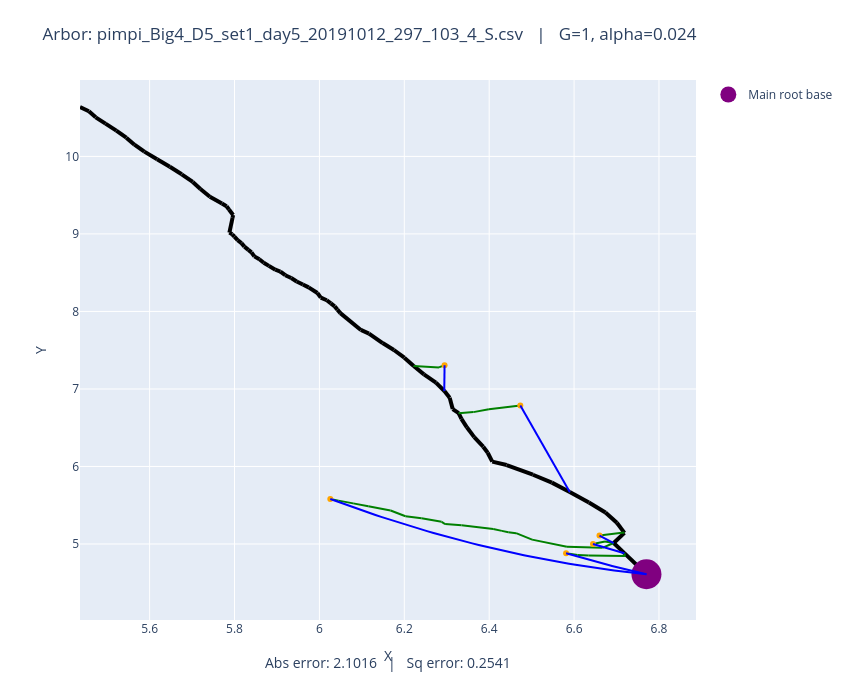

Here is the notebook cell this chart was saved with:
### Code cell
# Plot both observed and optimized
plot_arbors(fname, 1, 0.024)

### Figure 1 — Plotly figure (JSON) as saved in the notebook; plotly's stock layout.template omitted (floating-point values rounded to 4 significant figures)
{"data": [{"line": {"color": "black", "width": 4}, "mode": "lines", "showlegend": false, "type": "scatter", "x": [6.77, 6.718], "y": [4.61, 4.882]}, {"line": {"color": "black", "width": 4}, "mode": "lines", "showlegend": false, "type": "scatter", "x": [6.718, 6.693], "y": [4.882, 5.013]}, {"line": {"color": "black", "width": 4}, "mode": "lines", "showlegend": false, "type": "scatter", "x": [6.693, 6.719], "y": [5.013, 5.144]}, {"line": {"color": "black", "width": 4}, "mode": "lines", "showlegend": false, "type": "scatter", "x": [6.719, 6.701], "y": [5.144, 5.274]}, {"line": {"color": "black", "width": 4}, "mode": "lines", "showlegend": false, "type": "scatter", "x": [6.701, 6.674], "y": [5.274, 5.406]}, {"line": {"color": "black", "width": 4}, "mode": "lines", "showlegend": false, "type": "scatter", "x": [6.674, 6.635], "y": [5.406, 5.536]}, {"line": {"color": "black", "width": 4}, "mode": "lines", "showlegend": false, "type": "scatter", "x": [6.635, 6.59], "y": [5.536, 5.672]}, {"line": {"color": "black", "width": 4}, "mode": "lines", "showlegend": false, "type": "scatter", "x": [6.59, 6.548], "y": [5.672, 5.792]}, {"line": {"color": "black", "width": 4}, "mode": "lines", "showlegend": false, "type": "scatter", "x": [6.548, 6.503], "y": [5.792, 5.894]}, {"line": {"color": "black", "width": 4}, "mode": "lines", "showlegend": false, "type": "scatter", "x": [6.503, 6.441], "y": [5.894, 6.019]}, {"line": {"color": "black", "width": 4}, "mode": "lines", "showlegend": false, "type": "scatter", "x": [6.441, 6.407], "y": [6.019, 6.063]}, {"line": {"color": "black", "width": 4}, "mode": "lines", "showlegend": false, "type": "scatter", "x": [6.407, 6.396], "y": [6.063, 6.177]}, {"line": {"color": "black", "width": 4}, "mode": "lines", "showlegend": false, "type": "scatter", "x": [6.396, 6.386], "y": [6.177, 6.255]}, {"line": {"color": "black", "width": 4}, "mode": "lines", "showlegend": false, "type": "scatter", "x": [6.386, 6.365], "y": [6.255, 6.379]}, {"line": {"color": "black", "width": 4}, "mode": "lines", "showlegend": false, "type": "scatter", "x": [6.365, 6.347], "y": [6.379, 6.505]}, {"line": {"color": "black", "width": 4}, "mode": "lines", "showlegend": false, "type": "scatter", "x": [6.347, 6.335], "y": [6.505, 6.615]}, {"line": {"color": "black", "width": 4}, "mode": "lines", "showlegend": false, "type": "scatter", "x": [6.335, 6.328], "y": [6.615, 6.688]}, {"line": {"color": "black", "width": 4}, "mode": "lines", "showlegend": false, "type": "scatter", "x": [6.328, 6.314], "y": [6.688, 6.741]}, {"line": {"color": "black", "width": 4}, "mode": "lines", "showlegend": false, "type": "scatter", "x": [6.314, 6.307], "y": [6.741, 6.888]}, {"line": {"color": "black", "width": 4}, "mode": "lines", "showlegend": false, "type": "scatter", "x": [6.307, 6.294], "y": [6.888, 6.973]}, {"line": {"color": "black", "width": 4}, "mode": "lines", "showlegend": false, "type": "scatter", "x": [6.294, 6.275], "y": [6.973, 7.082]}, {"line": {"color": "black", "width": 4}, "mode": "lines", "showlegend": false, "type": "scatter", "x": [6.275, 6.246], "y": [7.082, 7.188]}, {"line": {"color": "black", "width": 4}, "mode": "lines", "showlegend": false, "type": "scatter", "x": [6.246, 6.222], "y": [7.188, 7.296]}, {"line": {"color": "black", "width": 4}, "mode": "lines", "showlegend": false, "type": "scatter", "x": [6.222, 6.2], "y": [7.296, 7.404]}, {"line": {"color": "black", "width": 4}, "mode": "lines", "showlegend": false, "type": "scatter", "x": [6.2, 6.176], "y": [7.404, 7.502]}, {"line": {"color": "black", "width": 4}, "mode": "lines", "showlegend": false, "type": "scatter", "x": [6.176, 6.149], "y": [7.502, 7.592]}, {"line": {"color": "black", "width": 4}, "mode": "lines", "showlegend": false, "type": "scatter", "x": [6.149, 6.117], "y": [7.592, 7.715]}, {"line": {"color": "black", "width": 4}, "mode": "lines", "showlegend": false, "type": "scatter", "x": [6.117, 6.098], "y": [7.715, 7.761]}, {"line": {"color": "black", "width": 4}, "mode": "lines", "showlegend": false, "type": "scatter", "x": [6.098, 6.049], "y": [7.761, 7.978]}, {"line": {"color": "black", "width": 4}, "mode": "lines", "showlegend": false, "type": "scatter", "x": [6.049, 6.042], "y": [7.978, 8.023]}, {"line": {"color": "black", "width": 4}, "mode": "lines", "showlegend": false, "type": "scatter", "x": [6.042, 6.036], "y": [8.023, 8.065]}, {"line": {"color": "black", "width": 4}, "mode": "lines", "showlegend": false, "type": "scatter", "x": [6.036, 6.027], "y": [8.065, 8.104]}, {"line": {"color": "black", "width": 4}, "mode": "lines", "showlegend": false, "type": "scatter", "x": [6.027, 6.017], "y": [8.104, 8.145]}, {"line": {"color": "black", "width": 4}, "mode": "lines", "showlegend": false, "type": "scatter", "x": [6.017, 6.003], "y": [8.145, 8.179]}, {"line": {"color": "black", "width": 4}, "mode": "lines", "showlegend": false, "type": "scatter", "x": [6.003, 5.995], "y": [8.179, 8.238]}, {"line": {"color": "black", "width": 4}, "mode": "lines", "showlegend": false, "type": "scatter", "x": [5.995, 5.975], "y": [8.238, 8.31]}, {"line": {"color": "black", "width": 4}, "mode": "lines", "showlegend": false, "type": "scatter", "x": [5.975, 5.961], "y": [8.31, 8.347]}, {"line": {"color": "black", "width": 4}, "mode": "lines", "showlegend": false, "type": "scatter", "x": [5.961, 5.946], "y": [8.347, 8.387]}, {"line": {"color": "black", "width": 4}, "mode": "lines", "showlegend": false, "type": "scatter", "x": [5.946, 5.934], "y": [8.387, 8.431]}, {"line": {"color": "black", "width": 4}, "mode": "lines", "showlegend": false, "type": "scatter", "x": [5.934, 5.92], "y": [8.431, 8.467]}, {"line": {"color": "black", "width": 4}, "mode": "lines", "showlegend": false, "type": "scatter", "x": [5.92, 5.908], "y": [8.467, 8.515]}, {"line": {"color": "black", "width": 4}, "mode": "lines", "showlegend": false, "type": "scatter", "x": [5.908, 5.896], "y": [8.515, 8.538]}, {"line": {"color": "black", "width": 4}, "mode": "lines", "showlegend": false, "type": "scatter", "x": [5.896, 5.881], "y": [8.538, 8.588]}, {"line": {"color": "black", "width": 4}, "mode": "lines", "showlegend": false, "type": "scatter", "x": [5.881, 5.869], "y": [8.588, 8.629]}, {"line": {"color": "black", "width": 4}, "mode": "lines", "showlegend": false, "type": "scatter", "x": [5.869, 5.859], "y": [8.629, 8.673]}, {"line": {"color": "black", "width": 4}, "mode": "lines", "showlegend": false, "type": "scatter", "x": [5.859, 5.847], "y": [8.673, 8.711]}, {"line": {"color": "black", "width": 4}, "mode": "lines", "showlegend": false, "type": "scatter", "x": [5.847, 5.84], "y": [8.711, 8.762]}, {"line": {"color": "black", "width": 4}, "mode": "lines", "showlegend": false, "type": "scatter", "x": [5.84, 5.833], "y": [8.762, 8.795]}, {"line": {"color": "black", "width": 4}, "mode": "lines", "showlegend": false, "type": "scatter", "x": [5.833, 5.823], "y": [8.795, 8.836]}, {"line": {"color": "black", "width": 4}, "mode": "lines", "showlegend": false, "type": "scatter", "x": [5.823, 5.816], "y": [8.836, 8.881]}, {"line": {"color": "black", "width": 4}, "mode": "lines", "showlegend": false, "type": "scatter", "x": [5.816, 5.807], "y": [8.881, 8.919]}, {"line": {"color": "black", "width": 4}, "mode": "lines", "showlegend": false, "type": "scatter", "x": [5.807, 5.8], "y": [8.919, 8.964]}, {"line": {"color": "black", "width": 4}, "mode": "lines", "showlegend": false, "type": "scatter", "x": [5.8, 5.795], "y": [8.964, 8.995]}, {"line": {"color": "black", "width": 4}, "mode": "lines", "showlegend": false, "type": "scatter", "x": [5.795, 5.788], "y": [8.995, 9.017]}, {"line": {"color": "black", "width": 4}, "mode": "lines", "showlegend": false, "type": "scatter", "x": [5.788, 5.795], "y": [9.017, 9.208]}, {"line": {"color": "black", "width": 4}, "mode": "lines", "showlegend": false, "type": "scatter", "x": [5.795, 5.797], "y": [9.208, 9.244]}, {"line": {"color": "black", "width": 4}, "mode": "lines", "showlegend": false, "type": "scatter", "x": [5.797, 5.787], "y": [9.244, 9.315]}, {"line": {"color": "black", "width": 4}, "mode": "lines", "showlegend": false, "type": "scatter", "x": [5.787, 5.781], "y": [9.315, 9.357]}, {"line": {"color": "black", "width": 4}, "mode": "lines", "showlegend": false, "type": "scatter", "x": [5.781, 5.77], "y": [9.357, 9.392]}, {"line": {"color": "black", "width": 4}, "mode": "lines", "showlegend": false, "type": "scatter", "x": [5.77, 5.742], "y": [9.392, 9.479]}, {"line": {"color": "black", "width": 4}, "mode": "lines", "showlegend": false, "type": "scatter", "x": [5.742, 5.72], "y": [9.479, 9.58]}, {"line": {"color": "black", "width": 4}, "mode": "lines", "showlegend": false, "type": "scatter", "x": [5.72, 5.702], "y": [9.58, 9.671]}, {"line": {"color": "black", "width": 4}, "mode": "lines", "showlegend": false, "type": "scatter", "x": [5.702, 5.676], "y": [9.671, 9.77]}, {"line": {"color": "black", "width": 4}, "mode": "lines", "showlegend": false, "type": "scatter", "x": [5.676, 5.648], "y": [9.77, 9.867]}, {"line": {"color": "black", "width": 4}, "mode": "lines", "showlegend": false, "type": "scatter", "x": [5.648, 5.618], "y": [9.867, 9.965]}, {"line": {"color": "black", "width": 4}, "mode": "lines", "showlegend": false, "type": "scatter", "x": [5.618, 5.588], "y": [9.965, 10.06]}, {"line": {"color": "black", "width": 4}, "mode": "lines", "showlegend": false, "type": "scatter", "x": [5.588, 5.564], "y": [10.06, 10.15]}, {"line": {"color": "black", "width": 4}, "mode": "lines", "showlegend": false, "type": "scatter", "x": [5.564, 5.545], "y": [10.15, 10.24]}, {"line": {"color": "black", "width": 4}, "mode": "lines", "showlegend": false, "type": "scatter", "x": [5.545, 5.522], "y": [10.24, 10.33]}, {"line": {"color": "black", "width": 4}, "mode": "lines", "showlegend": false, "type": "scatter", "x": [5.522, 5.496], "y": [10.33, 10.42]}, {"line": {"color": "black", "width": 4}, "mode": "lines", "showlegend": false, "type": "scatter", "x": [5.496, 5.473], "y": [10.42, 10.5]}, {"line": {"color": "black", "width": 4}, "mode": "lines", "showlegend": false, "type": "scatter", "x": [5.473, 5.457], "y": [10.5, 10.58]}, {"line": {"color": "black", "width": 4}, "mode": "lines", "showlegend": false, "type": "scatter", "x": [5.457, 5.436], "y": [10.58, 10.64]}, {"line": {"color": "green", "width": 2}, "mode": "lines", "showlegend": false, "type": "scatter", "x": [6.66, 6.717], "y": [5.109, 5.147]}, {"line": {"color": "green", "width": 2}, "mode": "lines", "showlegend": false, "type": "scatter", "x": [6.717, 6.719], "y": [5.147, 5.144]}, {"line": {"color": "green", "width": 2}, "mode": "lines", "showlegend": false, "type": "scatter", "x": [6.645, 6.673], "y": [5.001, 5.034]}, {"line": {"color": "green", "width": 2}, "mode": "lines", "showlegend": false, "type": "scatter", "x": [6.673, 6.693], "y": [5.034, 5.013]}, {"line": {"color": "green", "width": 2}, "mode": "lines", "showlegend": false, "type": "scatter", "x": [6.026, 6.045], "y": [5.581, 5.559]}, {"line": {"color": "green", "width": 2}, "mode": "lines", "showlegend": false, "type": "scatter", "x": [6.045, 6.08], "y": [5.559, 5.524]}, {"line": {"color": "green", "width": 2}, "mode": "lines", "showlegend": false, "type": "scatter", "x": [6.08, 6.115], "y": [5.524, 5.486]}, {"line": {"color": "green", "width": 2}, "mode": "lines", "showlegend": false, "type": "scatter", "x": [6.115, 6.168], "y": [5.486, 5.433]}, {"line": {"color": "green", "width": 2}, "mode": "lines", "showlegend": false, "type": "scatter", "x": [6.168, 6.203], "y": [5.433, 5.358]}, {"line": {"color": "green", "width": 2}, "mode": "lines", "showlegend": false, "type": "scatter", "x": [6.203, 6.241], "y": [5.358, 5.332]}, {"line": {"color": "green", "width": 2}, "mode": "lines", "showlegend": false, "type": "scatter", "x": [6.241, 6.288], "y": [5.332, 5.286]}, {"line": {"color": "green", "width": 2}, "mode": "lines", "showlegend": false, "type": "scatter", "x": [6.288, 6.296], "y": [5.286, 5.257]}, {"line": {"color": "green", "width": 2}, "mode": "lines", "showlegend": false, "type": "scatter", "x": [6.296, 6.335], "y": [5.257, 5.241]}, {"line": {"color": "green", "width": 2}, "mode": "lines", "showlegend": false, "type": "scatter", "x": [6.335, 6.41], "y": [5.241, 5.194]}, {"line": {"color": "green", "width": 2}, "mode": "lines", "showlegend": false, "type": "scatter", "x": [6.41, 6.43], "y": [5.194, 5.169]}, {"line": {"color": "green", "width": 2}, "mode": "lines", "showlegend": false, "type": "scatter", "x": [6.43, 6.445], "y": [5.169, 5.151]}, {"line": {"color": "green", "width": 2}, "mode": "lines", "showlegend": false, "type": "scatter", "x": [6.445, 6.463], "y": [5.151, 5.14]}, {"line": {"color": "green", "width": 2}, "mode": "lines", "showlegend": false, "type": "scatter", "x": [6.463, 6.501], "y": [5.14, 5.056]}, {"line": {"color": "green", "width": 2}, "mode": "lines", "showlegend": false, "type": "scatter", "x": [6.501, 6.583], "y": [5.056, 4.963]}, {"line": {"color": "green", "width": 2}, "mode": "lines", "showlegend": false, "type": "scatter", "x": [6.583, 6.667], "y": [4.963, 4.951]}, {"line": {"color": "green", "width": 2}, "mode": "lines", "showlegend": false, "type": "scatter", "x": [6.667, 6.693], "y": [4.951, 5.013]}, {"line": {"color": "green", "width": 2}, "mode": "lines", "showlegend": false, "type": "scatter", "x": [6.581, 6.608], "y": [4.88, 4.86]}, {"line": {"color": "green", "width": 2}, "mode": "lines", "showlegend": false, "type": "scatter", "x": [6.608, 6.634], "y": [4.86, 4.851]}, {"line": {"color": "green", "width": 2}, "mode": "lines", "showlegend": false, "type": "scatter", "x": [6.634, 6.72], "y": [4.851, 4.845]}, {"line": {"color": "green", "width": 2}, "mode": "lines", "showlegend": false, "type": "scatter", "x": [6.72, 6.718], "y": [4.845, 4.882]}, {"line": {"color": "green", "width": 2}, "mode": "lines", "showlegend": false, "type": "scatter", "x": [6.295, 6.282], "y": [7.307, 7.278]}, {"line": {"color": "green", "width": 2}, "mode": "lines", "showlegend": false, "type": "scatter", "x": [6.282, 6.222], "y": [7.278, 7.296]}, {"line": {"color": "green", "width": 2}, "mode": "lines", "showlegend": false, "type": "scatter", "x": [6.473, 6.399], "y": [6.788, 6.737]}, {"line": {"color": "green", "width": 2}, "mode": "lines", "showlegend": false, "type": "scatter", "x": [6.399, 6.363], "y": [6.737, 6.701]}, {"line": {"color": "green", "width": 2}, "mode": "lines", "showlegend": false, "type": "scatter", "x": [6.363, 6.328], "y": [6.701, 6.688]}, {"marker": {"color": "orange"}, "mode": "markers", "showlegend": false, "type": "scatter", "x": [6.66], "y": [5.109]}, {"marker": {"color": "orange"}, "mode": "markers", "showlegend": false, "type": "scatter", "x": [6.645], "y": [5.001]}, {"marker": {"color": "orange"}, "mode": "markers", "showlegend": false, "type": "scatter", "x": [6.026], "y": [5.581]}, {"marker": {"color": "orange"}, "mode": "markers", "showlegend": false, "type": "scatter", "x": [6.581], "y": [4.88]}, {"marker": {"color": "orange"}, "mode": "markers", "showlegend": false, "type": "scatter", "x": [6.295], "y": [7.307]}, {"marker": {"color": "orange"}, "mode": "markers", "showlegend": false, "type": "scatter", "x": [6.473], "y": [6.788]}, {"marker": {"color": "purple", "size": 30}, "mode": "markers", "name": "Main root base", "type": "scatter", "x": [6.77], "y": [4.61]}, {"line": {"color": "blue"}, "mode": "lines", "showlegend": false, "type": "scatter", "x": [6.66, 6.661, 6.661, 6.662, 6.663, 6.663, 6.664, 6.665, 6.665, 6.666, 6.667, 6.667, 6.668, 6.669, 6.669, 6.67, 6.671, 6.671, 6.672, 6.673, 6.674, 6.674, 6.675, 6.676, 6.676, 6.677, 6.678, 6.678, 6.679, 6.68, 6.68, 6.681, 6.682, 6.682, 6.683, 6.684, 6.684, 6.685, 6.686, 6.686, 6.687, 6.688, 6.689, 6.689, 6.69, 6.691, 6.691, 6.692, 6.693, 6.693], "y": [5.109, 5.107, 5.105, 5.103, 5.101, 5.099, 5.097, 5.095, 5.093, 5.091, 5.089, 5.087, 5.085, 5.083, 5.082, 5.08, 5.078, 5.076, 5.074, 5.072, 5.07, 5.068, 5.066, 5.064, 5.062, 5.06, 5.058, 5.056, 5.054, 5.052, 5.05, 5.048, 5.046, 5.044, 5.042, 5.04, 5.038, 5.036, 5.034, 5.032, 5.03, 5.028, 5.026, 5.024, 5.022, 5.021, 5.019, 5.017, 5.015, 5.013]}, {"line": {"color": "blue"}, "mode": "lines", "showlegend": false, "type": "scatter", "x": [6.645, 6.646, 6.648, 6.649, 6.651, 6.652, 6.654, 6.655, 6.657, 6.658, 6.66, 6.661, 6.663, 6.664, 6.666, 6.667, 6.669, 6.67, 6.672, 6.673, 6.675, 6.676, 6.678, 6.679, 6.681, 6.682, 6.684, 6.685, 6.687, 6.688, 6.69, 6.691, 6.693, 6.694, 6.696, 6.697, 6.699, 6.7, 6.702, 6.703, 6.705, 6.706, 6.708, 6.709, 6.711, 6.712, 6.714, 6.715, 6.717, 6.718], "y": [5.001, 4.998, 4.996, 4.993, 4.991, 4.988, 4.986, 4.983, 4.981, 4.978, 4.976, 4.973, 4.971, 4.968, 4.966, 4.963, 4.961, 4.958, 4.956, 4.953, 4.951, 4.948, 4.946, 4.944, 4.941, 4.939, 4.936, 4.934, 4.931, 4.929, 4.927, 4.924, 4.922, 4.919, 4.917, 4.915, 4.912, 4.91, 4.908, 4.905, 4.903, 4.9, 4.898, 4.896, 4.893, 4.891, 4.889, 4.886, 4.884, 4.882]}, {"line": {"color": "blue"}, "mode": "lines", "showlegend": false, "type": "scatter", "x": [6.026, 6.041, 6.056, 6.071, 6.086, 6.102, 6.117, 6.132, 6.147, 6.162, 6.178, 6.193, 6.208, 6.223, 6.238, 6.254, 6.269, 6.284, 6.299, 6.314, 6.33, 6.345, 6.36, 6.375, 6.39, 6.406, 6.421, 6.436, 6.451, 6.466, 6.482, 6.497, 6.512, 6.527, 6.542, 6.558, 6.573, 6.588, 6.603, 6.618, 6.634, 6.649, 6.664, 6.679, 6.694, 6.71, 6.725, 6.74, 6.755, 6.77], "y": [5.581, 5.55, 5.52, 5.49, 5.46, 5.431, 5.403, 5.374, 5.347, 5.32, 5.293, 5.267, 5.241, 5.215, 5.19, 5.166, 5.142, 5.118, 5.095, 5.073, 5.051, 5.029, 5.008, 4.987, 4.967, 4.947, 4.928, 4.909, 4.89, 4.872, 4.855, 4.838, 4.821, 4.805, 4.789, 4.774, 4.759, 4.745, 4.731, 4.718, 4.705, 4.693, 4.681, 4.669, 4.658, 4.648, 4.637, 4.628, 4.619, 4.61]}, {"line": {"color": "blue"}, "mode": "lines", "showlegend": false, "type": "scatter", "x": [6.581, 6.585, 6.589, 6.593, 6.597, 6.6, 6.604, 6.608, 6.612, 6.616, 6.62, 6.624, 6.628, 6.631, 6.635, 6.639, 6.643, 6.647, 6.651, 6.655, 6.658, 6.662, 6.666, 6.67, 6.674, 6.678, 6.682, 6.685, 6.689, 6.693, 6.697, 6.701, 6.705, 6.709, 6.713, 6.716, 6.72, 6.724, 6.728, 6.732, 6.736, 6.74, 6.743, 6.747, 6.751, 6.755, 6.759, 6.763, 6.767, 6.77], "y": [4.88, 4.874, 4.868, 4.862, 4.855, 4.849, 4.843, 4.837, 4.831, 4.825, 4.819, 4.813, 4.807, 4.801, 4.796, 4.79, 4.784, 4.778, 4.773, 4.767, 4.761, 4.756, 4.75, 4.744, 4.739, 4.733, 4.728, 4.722, 4.717, 4.712, 4.706, 4.701, 4.695, 4.69, 4.685, 4.68, 4.675, 4.669, 4.664, 4.659, 4.654, 4.649, 4.644, 4.639, 4.634, 4.629, 4.624, 4.619, 4.615, 4.61]}, {"line": {"color": "blue"}, "mode": "lines", "showlegend": false, "type": "scatter", "x": [6.294, 6.294, 6.294, 6.294, 6.294, 6.294, 6.294, 6.294, 6.294, 6.294, 6.294, 6.294, 6.294, 6.294, 6.294, 6.294, 6.294, 6.294, 6.294, 6.294, 6.294, 6.294, 6.294, 6.294, 6.294, 6.295, 6.295, 6.295, 6.295, 6.295, 6.295, 6.295, 6.295, 6.295, 6.295, 6.295, 6.295, 6.295, 6.295, 6.295, 6.295, 6.295, 6.295, 6.295, 6.295, 6.295, 6.295, 6.295, 6.295, 6.295], "y": [6.975, 6.982, 6.989, 6.996, 7.002, 7.009, 7.016, 7.023, 7.029, 7.036, 7.043, 7.05, 7.057, 7.063, 7.07, 7.077, 7.084, 7.09, 7.097, 7.104, 7.111, 7.118, 7.124, 7.131, 7.138, 7.145, 7.151, 7.158, 7.165, 7.172, 7.179, 7.185, 7.192, 7.199, 7.206, 7.212, 7.219, 7.226, 7.233, 7.24, 7.246, 7.253, 7.26, 7.267, 7.273, 7.28, 7.287, 7.294, 7.301, 7.307]}, {"line": {"color": "blue"}, "mode": "lines", "showlegend": false, "type": "scatter", "x": [6.473, 6.476, 6.478, 6.48, 6.483, 6.485, 6.488, 6.49, 6.492, 6.495, 6.497, 6.499, 6.502, 6.504, 6.507, 6.509, 6.511, 6.514, 6.516, 6.519, 6.521, 6.523, 6.526, 6.528, 6.53, 6.533, 6.535, 6.538, 6.54, 6.542, 6.545, 6.547, 6.549, 6.552, 6.554, 6.557, 6.559, 6.561, 6.564, 6.566, 6.568, 6.571, 6.573, 6.576, 6.578, 6.58, 6.583, 6.585, 6.587, 6.59], "y": [6.788, 6.765, 6.742, 6.719, 6.696, 6.673, 6.65, 6.627, 6.604, 6.581, 6.558, 6.535, 6.512, 6.489, 6.466, 6.444, 6.421, 6.398, 6.375, 6.352, 6.329, 6.306, 6.284, 6.261, 6.238, 6.215, 6.193, 6.17, 6.147, 6.124, 6.102, 6.079, 6.056, 6.033, 6.011, 5.988, 5.965, 5.943, 5.92, 5.898, 5.875, 5.852, 5.83, 5.807, 5.785, 5.762, 5.74, 5.717, 5.694, 5.672]}], "layout": {"annotations": [{"font": {"size": 14}, "showarrow": false, "text": "Abs error: 2.1016   |   Sq error: 0.2541", "x": 0.5, "xref": "paper", "y": -0.1, "yref": "paper"}], "height": 700, "margin": {"b": 80, "t": 80}, "title": {"text": "Arbor: pimpi_Big4_D5_set1_day5_20191012_297_103_4_S.csv   |   G=1, alpha=0.024"}, "width": 850, "xaxis": {"autorange": true, "range": [5.436, 6.888], "title": {"text": "X"}, "type": "linear"}, "yaxis": {"autorange": true, "range": [4.02, 10.99], "title": {"text": "Y"}, "type": "linear"}}}
